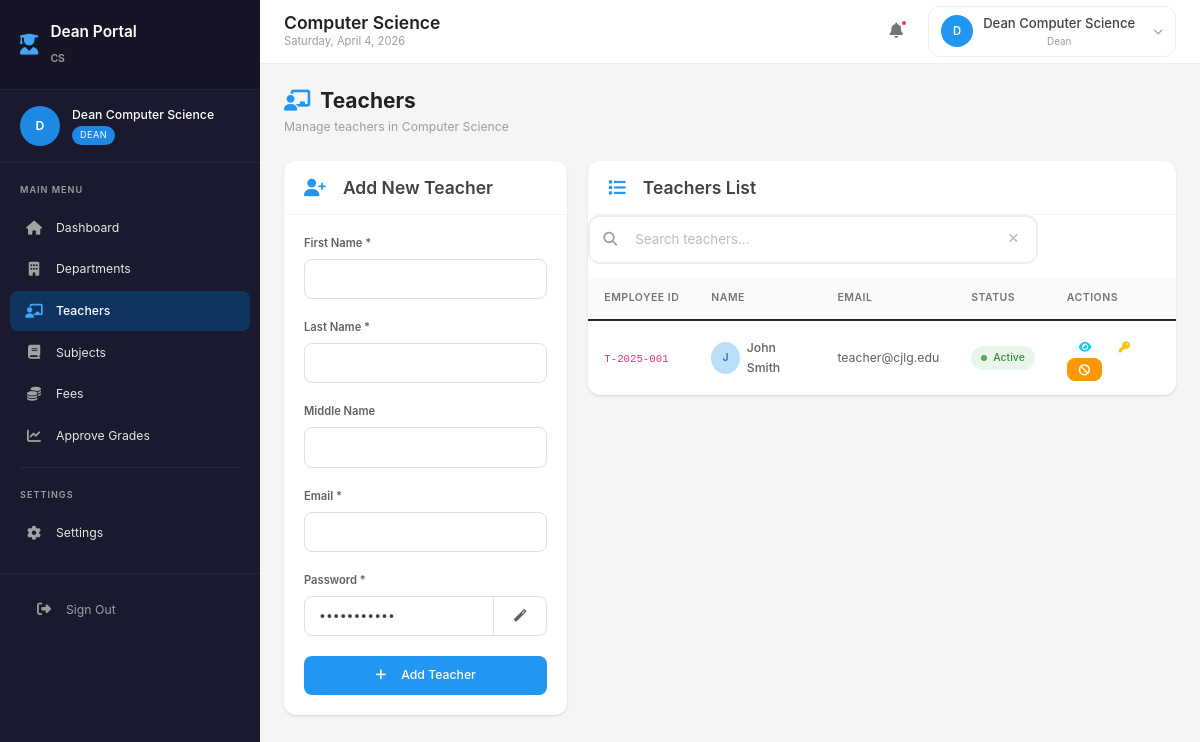
/dean/dashboard.php?page=teachers (signed in), run on the app's committed database.
### tables this page shows
CREATE TABLE system_users (
    id INT AUTO_INCREMENT PRIMARY KEY,
    username VARCHAR(100) NOT NULL UNIQUE,
    email VARCHAR(100) NOT NULL,
    password VARCHAR(255) NOT NULL,
    password_encrypted TEXT,
    role_id INT NOT NULL,
    first_name VARCHAR(100) NOT NULL,
    last_name VARCHAR(100) NOT NULL,
    employee_id VARCHAR(50),
    department_id INT,
    branch_id INT DEFAULT 1,
    is_active TINYINT(1) DEFAULT 1,
    last_login DATETIME,
    created_by INT,
    created_at TIMESTAMP DEFAULT CURRENT_TIMESTAMP,
    updated_at TIMESTAMP DEFAULT CURRENT_TIMESTAMP ON UPDATE CURRENT_TIMESTAMP,
    FOREIGN KEY (role_id) REFERENCES roles(id),
    FOREIGN KEY (branch_id) REFERENCES branches(id),
    FOREIGN KEY (created_by) REFERENCES system_users(id),
    INDEX idx_role (role_id),
    INDEX idx_department (department_id)
);

CREATE TABLE departments (
    id INT AUTO_INCREMENT PRIMARY KEY,
    name VARCHAR(255) NOT NULL,
    code VARCHAR(20) NOT NULL UNIQUE,
    dean_id INT NULL,
    passing_grade DECIMAL(5,2) DEFAULT 75.00,
    description TEXT,
    is_active TINYINT(1) DEFAULT 1,
    created_at TIMESTAMP DEFAULT CURRENT_TIMESTAMP
);

### dean/pages/teachers.php (the view, shortened to what this page needs)
<?php
require_once '../config.php';
$dean_id = $_SESSION['user_id'];
$dean = $conn->query("SELECT su.*, d.name as dept_name, d.code as dept_code, d.id as dept_id
                      FROM system_users su
                      LEFT JOIN departments d ON su.department_id = d.id
                      WHERE su.id = $dean_id")->fetch_assoc();
$dept_id = $dean['department_id'] ?? 0;
$teachers = $conn->query("SELECT * FROM system_users WHERE role_id = 4 AND department_id = $dept_id ORDER BY last_name, first_name");
?>
<div class="page-header">
    <div class="page-header-left">
        <h1><i class="fas fa-chalkboard-teacher"></i> Teachers</h1>
        <p>Manage teachers in <?php echo htmlspecialchars($dean['dept_name'] ?? ''); ?></p>
    </div>
</div>
<div class="row g-4">
    <div class="col-lg-4">
        <div class="card mb-4">
            <div class="card-header">
                <h5 class="card-title"><i class="fas fa-user-plus me-2"></i>Add New Teacher</h5>
            </div>
            <div class="card-body">
                <form method="POST">
                    <div class="form-group">
                        <label class="form-label">First Name *</label>
                        <input type="text" name="first_name" class="form-control" required>
                    </div>
                    <div class="form-group">
                        <label class="form-label">Last Name *</label>
                        <input type="text" name="last_name" class="form-control" required>
                    </div>
                    <div class="form-group">
                        <label class="form-label">Middle Name</label>
                        <input type="text" name="middle_name" class="form-control">
                    </div>
                    <div class="form-group">
                        <label class="form-label">Email *</label>
                        <input type="email" name="email" class="form-control" required>
                    </div>
                    <div class="form-group">
                        <label class="form-label">Password *</label>
                        <div class="input-group">
                            <input type="password" name="password" id="teacherPassword" class="form-control" required minlength="6" value="password123">
                            <button type="button" class="btn btn-outline-secondary" onclick="generateTeacherPwd()"><i class="fas fa-magic"></i></button>
                        </div>
                    </div>
                    <button type="submit" class="btn btn-primary w-100"><i class="fas fa-plus me-2"></i>Add Teacher</button>
                </form>
            </div>
        </div>
    </div>
    <div class="col-lg-8">
        <div class="card">
            <div class="card-header">
                <h5 class="card-title"><i class="fas fa-list me-2"></i>Teachers List</h5>
            </div>
            <div class="table-responsive">
                <div class="search-wrapper mb-3"><i class="fas fa-search search-icon"></i><input type="text" class="search-input" data-table="teachersTable" placeholder="Search teachers..."><button type="button" class="search-clear" onclick="clearSearch(this)"><i class="fas fa-times"></i></button></div>
                <table class="table" id="teachersTable">
                    <thead>
                        <tr>
                            <th>Employee ID</th>
                            <th>Name</th>
                            <th>Email</th>
                            <th>Status</th>
                            <th>Actions</th>
                        </tr>
                    </thead>
                    <tbody>
                        <?php if ($teachers && $teachers->num_rows > 0): while ($t = $teachers->fetch_assoc()): ?>
                        <tr>
                            <td><code><?php echo $t['employee_id']; ?></code></td>
                            <td>
                                <div class="d-flex align-items-center gap-2">
                                    <div class="avatar"><?php echo strtoupper(substr($t['first_name'], 0, 1)); ?></div>
                                    <div>
                                        <div class="fw-semibold"><?php echo htmlspecialchars($t['first_name'] . ' ' . $t['last_name']); ?></div>
                                    </div>
                                </div>
                            </td>
                            <td><?php echo htmlspecialchars($t['email']); ?></td>
                            <td>
                                <span class="status <?php echo $t['is_active'] ? 'active' : 'inactive'; ?>">
                                    <?php echo $t['is_active'] ? 'Active' : 'Inactive'; ?>
                                </span>
                            </td>
                            <td>
                                <button type="button" class="btn btn-sm btn-outline-info" title="View Password" onclick="viewTeacherPassword(<?php echo $t['id']; ?>, '<?php echo htmlspecialchars($t['first_name'] . ' ' . $t['last_name']); ?>')"><i class="fas fa-eye"></i></button>
                                <button type="button" class="btn btn-sm btn-outline-warning" title="Reset Password" onclick="showTeacherReset(<?php echo $t['id']; ?>, '<?php echo htmlspecialchars($t['first_name'] . ' ' . $t['last_name']); ?>')"><i class="fas fa-key"></i></button>
                                <form method="POST" class="d-inline">
                                    <button type="submit" class="btn btn-sm btn-<?php echo $t['is_active'] ? 'warning' : 'success'; ?>">
                                        <i class="fas fa-<?php echo $t['is_active'] ? 'ban' : 'check'; ?>"></i>
                                    </button>
                                </form>
                            </td>
                        </tr>
                        <?php endwhile; endif; ?>
                    </tbody>
                </table>
            </div>
        </div>
    </div>
</div>

### dean/dashboard.php (shortened to what this page needs)
<?php
require_once "../config.php";
$dean_id = $_SESSION["user_id"];
$page = isset($_GET["page"]) ? $_GET["page"] : "dashboard";
$user_name = $_SESSION["username"];
$dean = $conn->query("SELECT su.*, d.name as dept_name, d.code as dept_code
                      FROM system_users su
                      LEFT JOIN departments d ON su.department_id = d.id
                      WHERE su.id = $dean_id")->fetch_assoc();
?>
<!DOCTYPE html>
<html lang="en">
<head>
    <link href="https://cdn.jsdelivr.net/npm/bootstrap@5.1.3/dist/css/bootstrap.min.css" rel="stylesheet">
    <link rel="stylesheet" href="https://cdnjs.cloudflare.com/ajax/libs/font-awesome/6.4.0/css/all.min.css">
    <link rel="stylesheet" href="/enrollment_system/css/modern.css">
</head>
<body>
    <div class="app-container">
        <aside class="app-sidebar">
            <div class="sidebar-header">
                <a href="dashboard.php" class="sidebar-brand">
                    <i class="fas fa-user-graduate"></i>
                    <div>
                        <div>Dean Portal</div>
                        <small class="sidebar-subtitle"><?php echo htmlspecialchars($dean['dept_code'] ?? ''); ?></small>
                    </div>
                </a>
            </div>
            <div class="sidebar-user">
                <div class="user-avatar"><?php echo strtoupper(substr($user_name, 0, 1)); ?></div>
                <div class="user-info">
                    <h6><?php echo htmlspecialchars($user_name); ?></h6>
                    <span class="user-role-badge">Dean</span>
                </div>
            </div>
            <nav class="sidebar-nav">
                <div class="nav-section">
                    <div class="nav-section-title">Main Menu</div>
                    <div class="nav-item">
                        <a href="dashboard.php" class="nav-link <?php echo $page == 'dashboard' ? 'active' : ''; ?>">
                            <i class="fas fa-home"></i><span>Dashboard</span>
                        </a>
                    </div>
                    <div class="nav-item">
                        <a href="dashboard.php?page=departments" class="nav-link <?php echo $page == 'departments' ? 'active' : ''; ?>">
                            <i class="fas fa-building"></i><span>Departments</span>
                        </a>
                    </div>
                    <div class="nav-item">
                        <a href="dashboard.php?page=teachers" class="nav-link <?php echo $page == 'teachers' ? 'active' : ''; ?>">
                            <i class="fas fa-chalkboard-teacher"></i><span>Teachers</span>
                        </a>
                    </div>
                    <div class="nav-item">
                        <a href="dashboard.php?page=subjects" class="nav-link <?php echo $page == 'subjects' ? 'active' : ''; ?>">
                            <i class="fas fa-book"></i><span>Subjects</span>
                        </a>
                    </div>
                    <div class="nav-item">
                        <a href="dashboard.php?page=fees" class="nav-link <?php echo $page == 'fees' ? 'active' : ''; ?>">
                            <i class="fas fa-coins"></i><span>Fees</span>
                        </a>
                    </div>
                    <div class="nav-item">
                        <a href="dashboard.php?page=grades" class="nav-link <?php echo $page == 'grades' ? 'active' : ''; ?>">
                            <i class="fas fa-chart-line"></i><span>Approve Grades</span>
                        </a>
                    </div>
                </div>
                <div class="nav-divider"></div>
                <div class="nav-section">
                    <div class="nav-section-title">Settings</div>
                    <div class="nav-item">
                        <a href="dashboard.php?page=settings" class="nav-link <?php echo $page == 'settings' ? 'active' : ''; ?>">
                            <i class="fas fa-cog"></i><span>Settings</span>
                        </a>
                    </div>
            </nav>
            <div class="sidebar-footer">
                <a href="logout.php" class="nav-link"><i class="fas fa-sign-out-alt"></i><span>Sign Out</span></a>
            </div>
        </aside>
        <main class="app-main">
            <header class="app-header">
                <div class="header-left">
                    <div>
                        <h1 class="page-title"><?php echo $dean['dept_name'] ?? 'Dean Dashboard'; ?></h1>
                        <p class="page-subtitle"><?php echo date('l, F j, Y'); ?></p>
                    </div>
                </div>
                <div class="header-right">
                    <button class="header-action" title="Notifications"><i class="fas fa-bell"></i><span class="badge-dot"></span></button>
                    <div class="user-dropdown">
                        <button class="user-dropdown-btn">
                            <div class="avatar"><?php echo strtoupper(substr($user_name, 0, 1)); ?></div>
                            <div>
                                <div class="user-name"><?php echo htmlspecialchars($user_name); ?></div>
                                <div class="user-role">Dean</div>
                            </div>
                            <i class="fas fa-chevron-down"></i>
                        </button>
                    </div>
                </div>
            </header>
            <div class="app-content">
                <?php
                switch($page) {
                    case "teachers":
                        include "pages/teachers.php";
                        break;
                        ?>
                        <?php
                }
                ?>
            </div>
        </main>
    </div>
</body>
</html>

### data on the page
system_users: department.code "CS", department.name "Computer Science"
system_users: employee "T-2025-001", first_name "J", first_name+last_name "John Smith", email "teacher@cjlg.edu", is_active "Active"

### other printed values
substr($user_name, 0, 1) "D"
$user_name "Dean Computer Science"
